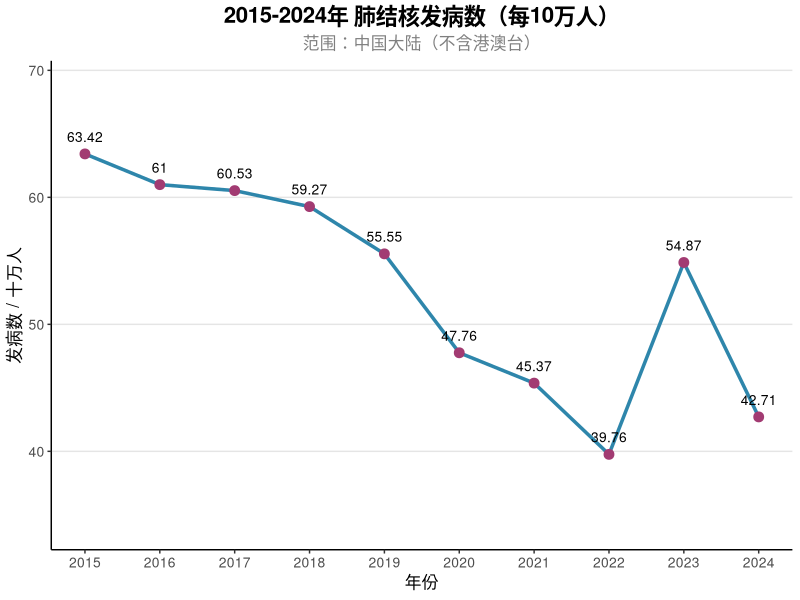

R code for this plot: (Note: this script raises an error after producing the figure.)
library(ggplot2)
library(dplyr)
library(tidyr)

# plot for slide 11
# Output: TB_2015_2024.png  birth_2019_2023.png
# data collected from https://gis.fudan.edu.cn/Infectious/ 
# and https://www.nhc.gov.cn/guihuaxxs/c100133/new_list.shtml (2019-2023的卫生健康发展事业公报)


# 更改到当前工作路径
setwd("D:\\Software\\GithubDesktop\\DataAnalysisIntro\\Code\\Lec3")



rm(list = ls())
########## 肺结核发病率 /10万
data = c(42.71,54.87,39.76,45.37,47.76,55.55,59.27,60.53,61,63.42)
year = 2024:2015

# 创建数据框（ggplot2需要使用数据框格式）
tb_data <- data.frame(
  Year = year,
  Incidence = data
)

# 使用ggplot2绘图
ggplot(tb_data, aes(x = Year, y = Incidence)) +
  # 添加折线
  geom_line(color = "#2E86AB", linewidth = 1.2) +
  # 添加数据点
  geom_point(color = "#A23B72", size = 3) +
  geom_text(aes(label = Incidence), vjust = -1.2, size = 3.5) + # 在点上方添加数值标签
  # 添加标签和标题
  labs(
    title = "2015-2024年 肺结核发病数（每10万人）",
    subtitle = "范围：中国大陆（不含港澳台）",
    x = "年份",
    y = "发病数 / 十万人",
  ) +
  # 设置x轴刻度为每个年份
  scale_x_continuous(breaks = year) +
  # 设置y轴范围，增加一些边距
  scale_y_continuous(limits = c(floor(min(data))-5, ceiling(max(data))+5)) +
  # 使用经典主题
  theme_classic() +
  # 自定义主题元素
  theme(
    plot.title = element_text(hjust = 0.5, size = 16, face = "bold"), # 标题居中、加粗
    plot.subtitle = element_text(hjust = 0.5, size = 12, color = "gray50"),
    axis.title = element_text(size = 12), # 坐标轴标题大小
    axis.text = element_text(size = 10), # 坐标轴文字大小
    panel.grid.major.y = element_line(color = "grey90") # 添加水平网格线
    
  )

ggsave("./plot/TB_2015_2024.png",width = 6,height = 5,dpi = 300,bg = "white")




############### 卫生健康事业发展统计公报 ######## 
birth_rate = c(111.2, 111.1 ,110.9,110.46 ,110.14)
year = c(2023, 2022,2021,2020,2019 )



boy_data <- data.frame(
  Year = year,
  Boys = birth_rate/(birth_rate+100)
)

# 使用ggplot2绘图
ggplot(boy_data, aes(x = Year, y = Boys)) +
  # 添加折线
  geom_line(color = "#2E86AB", linewidth = 1.2) +
  # 添加数据点
  geom_point(color = "#A23B72", size = 3) +
  geom_text(aes(label = round(Boys,3)), vjust = -1.2, size = 3.5) + # 在点上方添加数值标签
  # 添加标签和标题
  labs(
    title = "2019-2023年 中国出生人口中男性占比 ",
    x = "年份",
    y = "比例"
  ) +
  # 设置x轴刻度为每个年份
  scale_x_continuous(breaks = year) +
  # 设置y轴范围，增加一些边距
  scale_y_continuous(limits = c(0.52,0.53  ) ) +
  # 使用经典主题
  theme_classic() +
  # 自定义主题元素
  theme(
    plot.title = element_text(hjust = 0.5, size = 16, face = "bold"), # 标题居中、加粗
    plot.subtitle = element_text(hjust = 0.5, size = 12, color = "gray50"),
    axis.title = element_text(size = 12), # 坐标轴标题大小
    axis.text = element_text(size = 10), # 坐标轴文字大小
    panel.grid.major.y = element_line(color = "grey90") # 添加水平网格线
    
  )


ggsave("./plot/birth_2019_2023.png",width = 6,height = 5,dpi = 300,bg = "white")


